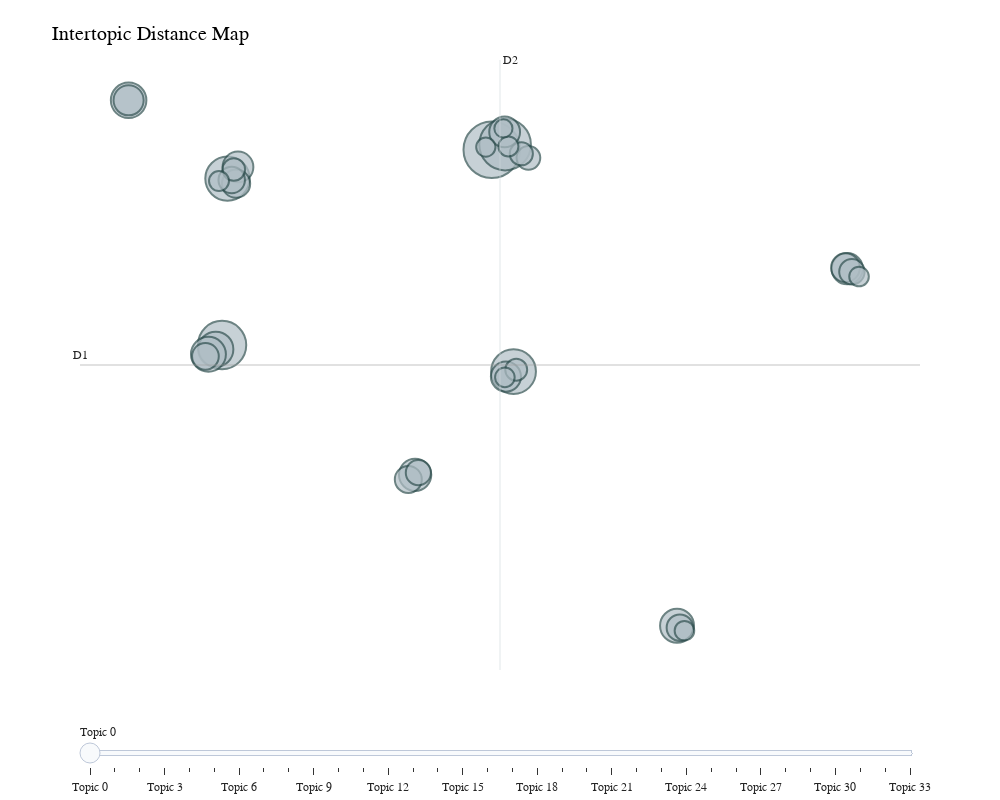

This figure's notebook cell:
### Code cell
# ------------------------------------------------------------
# Visualize intertopic distances
# (move this to a function)
# ------------------------------------------------------------

# N.B. UMAP (Uniform Manifold Approximation and Projection)
# used for dimensionality reduction. 
fig_2d = topic_model.visualize_topics(custom_labels=True)

# Update background and grid
fig_2d.update_layout(
    plot_bgcolor="white",
    paper_bgcolor="white",
    font_family="Arial",
    title={
        "text": f"Intertopic Distance Map<br><sup>{model_label}</sup>",
        "x": 0.15,
        "font": {"size": 20}
    },
    width=1000,
    height=800,
    xaxis=dict(
        showgrid=False,
        zeroline=True,
        showline=True,
        ticks="outside",
        title=None
    ),
    yaxis=dict(
        showgrid=False,
        zeroline=True,
        showline=True,
        ticks="outside",
        title=None
    ),
    legend=dict(
        orientation="h",
        yanchor="bottom",
        y=1.02,
        xanchor="center",
        x=0.5
    )
)
fig_2d.write_html("../outputs/intertopic_distance_map_2D.html")   

fig_2d.show()

### Figure 1 — Plotly figure (JSON) as saved in the notebook; plotly's stock layout.template omitted (floating-point values rounded to 4 significant figures)
{"data": [{"customdata": [[0, "safety | iosa | accidents | accident | audit", 233], [1, "security | information | smart security | passenger | screening", 194], [2, "settlement | billion | processed | bsp | cass", 170], [3, "charges | airport | airports | infrastructure | cost", 146], [4, "global | governments | important | board | great", 143], [5, "ndc | order | travel | retailing | distribution", 92], [6, "baggage | fast travel | fast | boarding | passengers", 90], [7, "e-freight | freight | e-awb | chain | supply chain", 89], [8, "saf | corsia | emissions | production | carbon", 84], [9, "regulation | rights | passenger rights | regulations | smarter", 76], [10, "markets | growth | load | premium | capacity", 71], [11, "covid-19 | health | testing | travel | pandemic", 69], [12, "tam | sia | mauritius | niugini | seychelles nui", 69], [13, "tax | taxes | taxation | government | tourism", 66], [14, "data | intelligence | consulting | cargois | solutions", 66], [15, "trade | growth | global | demand | freight", 60], [16, "commercial | jobs | people | economic | tourism", 58], [17, "unruly | mc99 | mp14 | passengers | incidents", 53], [18, "ceiv | lithium | batteries | dangerous | dangerous goods", 52], [19, "training | itdi | strategic | courses | partners", 51], [20, "emissions | carbon | environmental | fuel efficiency | technology", 51], [21, "profit | billion | net | profits | profitability", 47], [22, "slot | wsg | slots | airport | airport slot", 46], [23, " |  |  |  | ", 41], [24, "offices | box | somerset | office | north", 39], [25, "board | chair | southern | managing | calin rovinescu", 37], [26, "airspace | nextgen | traffic | navigation | management", 35], [27, "identity | id | digital | biometric | travel", 29], [28, "diversity | inclusion | diversity inclusion | female | gender", 29], [29, "ienva | waste | environmental | assessment | stage", 28], [30, "fuel | supply | fuel supply | fees | prices", 28], [31, "oil | barrel | prices | fuel | price", 28], [32, "isago | ground | audits | audit | ground operations", 27], [33, "domestic | travel | rpks | traffic | restrictions", 24]], "hovertemplate": "<b>Topic %{customdata[0]}</b><br>%{customdata[1]}<br>Size: %{customdata[2]}", "legendgroup": "", "marker": {"color": "#B0BEC5", "line": {"color": "DarkSlateGrey", "width": 2}, "size": [233, 194, 170, 146, 143, 92, 90, 89, 84, 76, 71, 69, 69, 66, 66, 60, 58, 53, 52, 51, 51, 47, 46, 41, 39, 37, 35, 29, 29, 28, 28, 28, 27, 24], "sizemode": "area", "sizeref": 0.1456, "symbol": "circle"}, "mode": "markers", "name": "", "orientation": "v", "showlegend": false, "type": "scatter", "x": [1.301, 1.744, -7.657, 2.024, -7.479, -10.76, -7.866, -8.111, 7.455, -1.245, 13.11, 1.729, -7.129, 1.771, -10.76, 13.05, -7.193, -1.472, -8.21, -7.338, 7.549, 13.26, -1.138, 2.518, 2.282, -7.268, 2.113, 1.854, -7.76, 7.7, 1.736, 13.5, 1.103, 1.688], "xaxis": "x", "y": [10.89, 11.15, 1.184, -0.1343, 9.454, 13.35, 0.9741, 0.7228, -12.77, -5.267, 4.975, 11.77, 10.03, -0.3862, 13.35, 5.027, 9.201, -5.494, 0.6216, 9.384, -12.86, 4.827, -5.16, 10.49, 10.69, 9.909, -0.04531, 11.05, 9.331, -13.01, -0.4218, 4.588, 11.02, 11.95], "yaxis": "y"}], "layout": {"annotations": [{"showarrow": false, "text": "D1", "x": -12.38, "y": 0.1912, "yshift": 10}, {"showarrow": false, "text": "D2", "x": 1.574, "xshift": 10, "y": 15.35}], "font": {"family": "Arial"}, "height": 800, "hoverlabel": {"bgcolor": "white", "font": {"family": "Rockwell", "size": 16}}, "legend": {"itemsizing": "constant", "orientation": "h", "tracegroupgap": 0, "x": 0.5, "xanchor": "center", "y": 1.02, "yanchor": "bottom"}, "margin": {"t": 60}, "paper_bgcolor": "white", "plot_bgcolor": "white", "shapes": [{"line": {"color": "#CFD8DC", "width": 2}, "type": "line", "x0": 1.574, "x1": 1.574, "y0": -14.97, "y1": 15.35}, {"line": {"color": "#9E9E9E", "width": 2}, "type": "line", "x0": -12.38, "x1": 15.52, "y0": 0.1912, "y1": 0.1912}], "sliders": [{"active": 0, "pad": {"t": 50}, "steps": [{"args": [{"marker.color": [["red", "#B0BEC5", "#B0BEC5", "#B0BEC5", "#B0BEC5", "#B0BEC5", "#B0BEC5", "#B0BEC5", "#B0BEC5", "#B0BEC5", "#B0BEC5", "#B0BEC5", "#B0BEC5", "#B0BEC5", "#B0BEC5", "#B0BEC5", "#B0BEC5", "#B0BEC5", "#B0BEC5", "#B0BEC5", "#B0BEC5", "#B0BEC5", "#B0BEC5", "#B0BEC5", "#B0BEC5", "#B0BEC5", "#B0BEC5", "#B0BEC5", "#B0BEC5", "#B0BEC5", "#B0BEC5", "#B0BEC5", "#B0BEC5", "#B0BEC5"]]}], "label": "Topic 0", "method": "update"}, {"args": [{"marker.color": [["#B0BEC5", "red", "#B0BEC5", "#B0BEC5", "#B0BEC5", "#B0BEC5", "#B0BEC5", "#B0BEC5", "#B0BEC5", "#B0BEC5", "#B0BEC5", "#B0BEC5", "#B0BEC5", "#B0BEC5", "#B0BEC5", "#B0BEC5", "#B0BEC5", "#B0BEC5", "#B0BEC5", "#B0BEC5", "#B0BEC5", "#B0BEC5", "#B0BEC5", "#B0BEC5", "#B0BEC5", "#B0BEC5", "#B0BEC5", "#B0BEC5", "#B0BEC5", "#B0BEC5", "#B0BEC5", "#B0BEC5", "#B0BEC5", "#B0BEC5"]]}], "label": "Topic 1", "method": "update"}, {"args": [{"marker.color": [["#B0BEC5", "#B0BEC5", "red", "#B0BEC5", "#B0BEC5", "#B0BEC5", "#B0BEC5", "#B0BEC5", "#B0BEC5", "#B0BEC5", "#B0BEC5", "#B0BEC5", "#B0BEC5", "#B0BEC5", "#B0BEC5", "#B0BEC5", "#B0BEC5", "#B0BEC5", "#B0BEC5", "#B0BEC5", "#B0BEC5", "#B0BEC5", "#B0BEC5", "#B0BEC5", "#B0BEC5", "#B0BEC5", "#B0BEC5", "#B0BEC5", "#B0BEC5", "#B0BEC5", "#B0BEC5", "#B0BEC5", "#B0BEC5", "#B0BEC5"]]}], "label": "Topic 2", "method": "update"}, {"args": [{"marker.color": [["#B0BEC5", "#B0BEC5", "#B0BEC5", "red", "#B0BEC5", "#B0BEC5", "#B0BEC5", "#B0BEC5", "#B0BEC5", "#B0BEC5", "#B0BEC5", "#B0BEC5", "#B0BEC5", "#B0BEC5", "#B0BEC5", "#B0BEC5", "#B0BEC5", "#B0BEC5", "#B0BEC5", "#B0BEC5", "#B0BEC5", "#B0BEC5", "#B0BEC5", "#B0BEC5", "#B0BEC5", "#B0BEC5", "#B0BEC5", "#B0BEC5", "#B0BEC5", "#B0BEC5", "#B0BEC5", "#B0BEC5", "#B0BEC5", "#B0BEC5"]]}], "label": "Topic 3", "method": "update"}, {"args": [{"marker.color": [["#B0BEC5", "#B0BEC5", "#B0BEC5", "#B0BEC5", "red", "#B0BEC5", "#B0BEC5", "#B0BEC5", "#B0BEC5", "#B0BEC5", "#B0BEC5", "#B0BEC5", "#B0BEC5", "#B0BEC5", "#B0BEC5", "#B0BEC5", "#B0BEC5", "#B0BEC5", "#B0BEC5", "#B0BEC5", "#B0BEC5", "#B0BEC5", "#B0BEC5", "#B0BEC5", "#B0BEC5", "#B0BEC5", "#B0BEC5", "#B0BEC5", "#B0BEC5", "#B0BEC5", "#B0BEC5", "#B0BEC5", "#B0BEC5", "#B0BEC5"]]}], "label": "Topic 4", "method": "update"}, {"args": [{"marker.color": [["#B0BEC5", "#B0BEC5", "#B0BEC5", "#B0BEC5", "#B0BEC5", "red", "#B0BEC5", "#B0BEC5", "#B0BEC5", "#B0BEC5", "#B0BEC5", "#B0BEC5", "#B0BEC5", "#B0BEC5", "#B0BEC5", "#B0BEC5", "#B0BEC5", "#B0BEC5", "#B0BEC5", "#B0BEC5", "#B0BEC5", "#B0BEC5", "#B0BEC5", "#B0BEC5", "#B0BEC5", "#B0BEC5", "#B0BEC5", "#B0BEC5", "#B0BEC5", "#B0BEC5", "#B0BEC5", "#B0BEC5", "#B0BEC5", "#B0BEC5"]]}], "label": "Topic 5", "method": "update"}, {"args": [{"marker.color": [["#B0BEC5", "#B0BEC5", "#B0BEC5", "#B0BEC5", "#B0BEC5", "#B0BEC5", "red", "#B0BEC5", "#B0BEC5", "#B0BEC5", "#B0BEC5", "#B0BEC5", "#B0BEC5", "#B0BEC5", "#B0BEC5", "#B0BEC5", "#B0BEC5", "#B0BEC5", "#B0BEC5", "#B0BEC5", "#B0BEC5", "#B0BEC5", "#B0BEC5", "#B0BEC5", "#B0BEC5", "#B0BEC5", "#B0BEC5", "#B0BEC5", "#B0BEC5", "#B0BEC5", "#B0BEC5", "#B0BEC5", "#B0BEC5", "#B0BEC5"]]}], "label": "Topic 6", "method": "update"}, {"args": [{"marker.color": [["#B0BEC5", "#B0BEC5", "#B0BEC5", "#B0BEC5", "#B0BEC5", "#B0BEC5", "#B0BEC5", "red", "#B0BEC5", "#B0BEC5", "#B0BEC5", "#B0BEC5", "#B0BEC5", "#B0BEC5", "#B0BEC5", "#B0BEC5", "#B0BEC5", "#B0BEC5", "#B0BEC5", "#B0BEC5", "#B0BEC5", "#B0BEC5", "#B0BEC5", "#B0BEC5", "#B0BEC5", "#B0BEC5", "#B0BEC5", "#B0BEC5", "#B0BEC5", "#B0BEC5", "#B0BEC5", "#B0BEC5", "#B0BEC5", "#B0BEC5"]]}], "label": "Topic 7", "method": "update"}, {"args": [{"marker.color": [["#B0BEC5", "#B0BEC5", "#B0BEC5", "#B0BEC5", "#B0BEC5", "#B0BEC5", "#B0BEC5", "#B0BEC5", "red", "#B0BEC5", "#B0BEC5", "#B0BEC5", "#B0BEC5", "#B0BEC5", "#B0BEC5", "#B0BEC5", "#B0BEC5", "#B0BEC5", "#B0BEC5", "#B0BEC5", "#B0BEC5", "#B0BEC5", "#B0BEC5", "#B0BEC5", "#B0BEC5", "#B0BEC5", "#B0BEC5", "#B0BEC5", "#B0BEC5", "#B0BEC5", "#B0BEC5", "#B0BEC5", "#B0BEC5", "#B0BEC5"]]}], "label": "Topic 8", "method": "update"}, {"args": [{"marker.color": [["#B0BEC5", "#B0BEC5", "#B0BEC5", "#B0BEC5", "#B0BEC5", "#B0BEC5", "#B0BEC5", "#B0BEC5", "#B0BEC5", "red", "#B0BEC5", "#B0BEC5", "#B0BEC5", "#B0BEC5", "#B0BEC5", "#B0BEC5", "#B0BEC5", "#B0BEC5", "#B0BEC5", "#B0BEC5", "#B0BEC5", "#B0BEC5", "#B0BEC5", "#B0BEC5", "#B0BEC5", "#B0BEC5", "#B0BEC5", "#B0BEC5", "#B0BEC5", "#B0BEC5", "#B0BEC5", "#B0BEC5", "#B0BEC5", "#B0BEC5"]]}], "label": "Topic 9", "method": "update"}, {"args": [{"marker.color": [["#B0BEC5", "#B0BEC5", "#B0BEC5", "#B0BEC5", "#B0BEC5", "#B0BEC5", "#B0BEC5", "#B0BEC5", "#B0BEC5", "#B0BEC5", "red", "#B0BEC5", "#B0BEC5", "#B0BEC5", "#B0BEC5", "#B0BEC5", "#B0BEC5", "#B0BEC5", "#B0BEC5", "#B0BEC5", "#B0BEC5", "#B0BEC5", "#B0BEC5", "#B0BEC5", "#B0BEC5", "#B0BEC5", "#B0BEC5", "#B0BEC5", "#B0BEC5", "#B0BEC5", "#B0BEC5", "#B0BEC5", "#B0BEC5", "#B0BEC5"]]}], "label": "Topic 10", "method": "update"}, {"args": [{"marker.color": [["#B0BEC5", "#B0BEC5", "#B0BEC5", "#B0BEC5", "#B0BEC5", "#B0BEC5", "#B0BEC5", "#B0BEC5", "#B0BEC5", "#B0BEC5", "#B0BEC5", "red", "#B0BEC5", "#B0BEC5", "#B0BEC5", "#B0BEC5", "#B0BEC5", "#B0BEC5", "#B0BEC5", "#B0BEC5", "#B0BEC5", "#B0BEC5", "#B0BEC5", "#B0BEC5", "#B0BEC5", "#B0BEC5", "#B0BEC5", "#B0BEC5", "#B0BEC5", "#B0BEC5", "#B0BEC5", "#B0BEC5", "#B0BEC5", "#B0BEC5"]]}], "label": "Topic 11", "method": "update"}, {"args": [{"marker.color": [["#B0BEC5", "#B0BEC5", "#B0BEC5", "#B0BEC5", "#B0BEC5", "#B0BEC5", "#B0BEC5", "#B0BEC5", "#B0BEC5", "#B0BEC5", "#B0BEC5", "#B0BEC5", "red", "#B0BEC5", "#B0BEC5", "#B0BEC5", "#B0BEC5", "#B0BEC5", "#B0BEC5", "#B0BEC5", "#B0BEC5", "#B0BEC5", "#B0BEC5", "#B0BEC5", "#B0BEC5", "#B0BEC5", "#B0BEC5", "#B0BEC5", "#B0BEC5", "#B0BEC5", "#B0BEC5", "#B0BEC5", "#B0BEC5", "#B0BEC5"]]}], "label": "Topic 12", "method": "update"}, {"args": [{"marker.color": [["#B0BEC5", "#B0BEC5", "#B0BEC5", "#B0BEC5", "#B0BEC5", "#B0BEC5", "#B0BEC5", "#B0BEC5", "#B0BEC5", "#B0BEC5", "#B0BEC5", "#B0BEC5", "#B0BEC5", "red", "#B0BEC5", "#B0BEC5", "#B0BEC5", "#B0BEC5", "#B0BEC5", "#B0BEC5", "#B0BEC5", "#B0BEC5", "#B0BEC5", "#B0BEC5", "#B0BEC5", "#B0BEC5", "#B0BEC5", "#B0BEC5", "#B0BEC5", "#B0BEC5", "#B0BEC5", "#B0BEC5", "#B0BEC5", "#B0BEC5"]]}], "label": "Topic 13", "method": "update"}, {"args": [{"marker.color": [["#B0BEC5", "#B0BEC5", "#B0BEC5", "#B0BEC5", "#B0BEC5", "#B0BEC5", "#B0BEC5", "#B0BEC5", "#B0BEC5", "#B0BEC5", "#B0BEC5", "#B0BEC5", "#B0BEC5", "#B0BEC5", "red", "#B0BEC5", "#B0BEC5", "#B0BEC5", "#B0BEC5", "#B0BEC5", "#B0BEC5", "#B0BEC5", "#B0BEC5", "#B0BEC5", "#B0BEC5", "#B0BEC5", "#B0BEC5", "#B0BEC5", "#B0BEC5", "#B0BEC5", "#B0BEC5", "#B0BEC5", "#B0BEC5", "#B0BEC5"]]}], "label": "Topic 14", "method": "update"}, {"args": [{"marker.color": [["#B0BEC5", "#B0BEC5", "#B0BEC5", "#B0BEC5", "#B0BEC5", "#B0BEC5", "#B0BEC5", "#B0BEC5", "#B0BEC5", "#B0BEC5", "#B0BEC5", "#B0BEC5", "#B0BEC5", "#B0BEC5", "#B0BEC5", "red", "#B0BEC5", "#B0BEC5", "#B0BEC5", "#B0BEC5", "#B0BEC5", "#B0BEC5", "#B0BEC5", "#B0BEC5", "#B0BEC5", "#B0BEC5", "#B0BEC5", "#B0BEC5", "#B0BEC5", "#B0BEC5", "#B0BEC5", "#B0BEC5", "#B0BEC5", "#B0BEC5"]]}], "label": "Topic 15", "method": "update"}, {"args": [{"marker.color": [["#B0BEC5", "#B0BEC5", "#B0BEC5", "#B0BEC5", "#B0BEC5", "#B0BEC5", "#B0BEC5", "#B0BEC5", "#B0BEC5", "#B0BEC5", "#B0BEC5", "#B0BEC5", "#B0BEC5", "#B0BEC5", "#B0BEC5", "#B0BEC5", "red", "#B0BEC5", "#B0BEC5", "#B0BEC5", "#B0BEC5", "#B0BEC5", "#B0BEC5", "#B0BEC5", "#B0BEC5", "#B0BEC5", "#B0BEC5", "#B0BEC5", "#B0BEC5", "#B0BEC5", "#B0BEC5", "#B0BEC5", "#B0BEC5", "#B0BEC5"]]}], "label": "Topic 16", "method": "update"}, {"args": [{"marker.color": [["#B0BEC5", "#B0BEC5", "#B0BEC5", "#B0BEC5", "#B0BEC5", "#B0BEC5", "#B0BEC5", "#B0BEC5", "#B0BEC5", "#B0BEC5", "#B0BEC5", "#B0BEC5", "#B0BEC5", "#B0BEC5", "#B0BEC5", "#B0BEC5", "#B0BEC5", "red", "#B0BEC5", "#B0BEC5", "#B0BEC5", "#B0BEC5", "#B0BEC5", "#B0BEC5", "#B0BEC5", "#B0BEC5", "#B0BEC5", "#B0BEC5", "#B0BEC5", "#B0BEC5", "#B0BEC5", "#B0BEC5", "#B0BEC5", "#B0BEC5"]]}], "label": "Topic 17", "method": "update"}, {"args": [{"marker.color": [["#B0BEC5", "#B0BEC5", "#B0BEC5", "#B0BEC5", "#B0BEC5", "#B0BEC5", "#B0BEC5", "#B0BEC5", "#B0BEC5", "#B0BEC5", "#B0BEC5", "#B0BEC5", "#B0BEC5", "#B0BEC5", "#B0BEC5", "#B0BEC5", "#B0BEC5", "#B0BEC5", "red", "#B0BEC5", "#B0BEC5", "#B0BEC5", "#B0BEC5", "#B0BEC5", "#B0BEC5", "#B0BEC5", "#B0BEC5", "#B0BEC5", "#B0BEC5", "#B0BEC5", "#B0BEC5", "#B0BEC5", "#B0BEC5", "#B0BEC5"]]}], "label": "Topic 18", "method": "update"}, {"args": [{"marker.color": [["#B0BEC5", "#B0BEC5", "#B0BEC5", "#B0BEC5", "#B0BEC5", "#B0BEC5", "#B0BEC5", "#B0BEC5", "#B0BEC5", "#B0BEC5", "#B0BEC5", "#B0BEC5", "#B0BEC5", "#B0BEC5", "#B0BEC5", "#B0BEC5", "#B0BEC5", "#B0BEC5", "#B0BEC5", "red", "#B0BEC5", "#B0BEC5", "#B0BEC5", "#B0BEC5", "#B0BEC5", "#B0BEC5", "#B0BEC5", "#B0BEC5", "#B0BEC5", "#B0BEC5", "#B0BEC5", "#B0BEC5", "#B0BEC5", "#B0BEC5"]]}], "label": "Topic 19", "method": "update"}, {"args": [{"marker.color": [["#B0BEC5", "#B0BEC5", "#B0BEC5", "#B0BEC5", "#B0BEC5", "#B0BEC5", "#B0BEC5", "#B0BEC5", "#B0BEC5", "#B0BEC5", "#B0BEC5", "#B0BEC5", "#B0BEC5", "#B0BEC5", "#B0BEC5", "#B0BEC5", "#B0BEC5", "#B0BEC5", "#B0BEC5", "#B0BEC5", "red", "#B0BEC5", "#B0BEC5", "#B0BEC5", "#B0BEC5", "#B0BEC5", "#B0BEC5", "#B0BEC5", "#B0BEC5", "#B0BEC5", "#B0BEC5", "#B0BEC5", "#B0BEC5", "#B0BEC5"]]}], "label": "Topic 20", "method": "update"}, {"args": [{"marker.color": [["#B0BEC5", "#B0BEC5", "#B0BEC5", "#B0BEC5", "#B0BEC5", "#B0BEC5", "#B0BEC5", "#B0BEC5", "#B0BEC5", "#B0BEC5", "#B0BEC5", "#B0BEC5", "#B0BEC5", "#B0BEC5", "#B0BEC5", "#B0BEC5", "#B0BEC5", "#B0BEC5", "#B0BEC5", "#B0BEC5", "#B0BEC5", "red", "#B0BEC5", "#B0BEC5", "#B0BEC5", "#B0BEC5", "#B0BEC5", "#B0BEC5", "#B0BEC5", "#B0BEC5", "#B0BEC5", "#B0BEC5", "#B0BEC5", "#B0BEC5"]]}], "label": "Topic 21", "method": "update"}, {"args": [{"marker.color": [["#B0BEC5", "#B0BEC5", "#B0BEC5", "#B0BEC5", "#B0BEC5", "#B0BEC5", "#B0BEC5", "#B0BEC5", "#B0BEC5", "#B0BEC5", "#B0BEC5", "#B0BEC5", "#B0BEC5", "#B0BEC5", "#B0BEC5", "#B0BEC5", "#B0BEC5", "#B0BEC5", "#B0BEC5", "#B0BEC5", "#B0BEC5", "#B0BEC5", "red", "#B0BEC5", "#B0BEC5", "#B0BEC5", "#B0BEC5", "#B0BEC5", "#B0BEC5", "#B0BEC5", "#B0BEC5", "#B0BEC5", "#B0BEC5", "#B0BEC5"]]}], "label": "Topic 22", "method": "update"}, {"args": [{"marker.color": [["#B0BEC5", "#B0BEC5", "#B0BEC5", "#B0BEC5", "#B0BEC5", "#B0BEC5", "#B0BEC5", "#B0BEC5", "#B0BEC5", "#B0BEC5", "#B0BEC5", "#B0BEC5", "#B0BEC5", "#B0BEC5", "#B0BEC5", "#B0BEC5", "#B0BEC5", "#B0BEC5", "#B0BEC5", "#B0BEC5", "#B0BEC5", "#B0BEC5", "#B0BEC5", "red", "#B0BEC5", "#B0BEC5", "#B0BEC5", "#B0BEC5", "#B0BEC5", "#B0BEC5", "#B0BEC5", "#B0BEC5", "#B0BEC5", "#B0BEC5"]]}], "label": "Topic 23", "method": "update"}, {"args": [{"marker.color": [["#B0BEC5", "#B0BEC5", "#B0BEC5", "#B0BEC5", "#B0BEC5", "#B0BEC5", "#B0BEC5", "#B0BEC5", "#B0BEC5", "#B0BEC5", "#B0BEC5", "#B0BEC5", "#B0BEC5", "#B0BEC5", "#B0BEC5", "#B0BEC5", "#B0BEC5", "#B0BEC5", "#B0BEC5", "#B0BEC5", "#B0BEC5", "#B0BEC5", "#B0BEC5", "#B0BEC5", "red", "#B0BEC5", "#B0BEC5", "#B0BEC5", "#B0BEC5", "#B0BEC5", "#B0BEC5", "#B0BEC5", "#B0BEC5", "#B0BEC5"]]}], "label": "Topic 24", "method": "update"}, {"args": [{"marker.color": [["#B0BEC5", "#B0BEC5", "#B0BEC5", "#B0BEC5", "#B0BEC5", "#B0BEC5", "#B0BEC5", "#B0BEC5", "#B0BEC5", "#B0BEC5", "#B0BEC5", "#B0BEC5", "#B0BEC5", "#B0BEC5", "#B0BEC5", "#B0BEC5", "#B0BEC5", "#B0BEC5", "#B0BEC5", "#B0BEC5", "#B0BEC5", "#B0BEC5", "#B0BEC5", "#B0BEC5", "#B0BEC5", "red", "#B0BEC5", "#B0BEC5", "#B0BEC5", "#B0BEC5", "#B0BEC5", "#B0BEC5", "#B0BEC5", "#B0BEC5"]]}], "label": "Topic 25", "method": "update"}, {"args": [{"marker.color": [["#B0BEC5", "#B0BEC5", "#B0BEC5", "#B0BEC5", "#B0BEC5", "#B0BEC5", "#B0BEC5", "#B0BEC5", "#B0BEC5", "#B0BEC5", "#B0BEC5", "#B0BEC5", "#B0BEC5", "#B0BEC5", "#B0BEC5", "#B0BEC5", "#B0BEC5", "#B0BEC5", "#B0BEC5", "#B0BEC5", "#B0BEC5", "#B0BEC5", "#B0BEC5", "#B0BEC5", "#B0BEC5", "#B0BEC5", "red", "#B0BEC5", "#B0BEC5", "#B0BEC5", "#B0BEC5", "#B0BEC5", "#B0BEC5", "#B0BEC5"]]}], "label": "Topic 26", "method": "update"}, {"args": [{"marker.color": [["#B0BEC5", "#B0BEC5", "#B0BEC5", "#B0BEC5", "#B0BEC5", "#B0BEC5", "#B0BEC5", "#B0BEC5", "#B0BEC5", "#B0BEC5", "#B0BEC5", "#B0BEC5", "#B0BEC5", "#B0BEC5", "#B0BEC5", "#B0BEC5", "#B0BEC5", "#B0BEC5", "#B0BEC5", "#B0BEC5", "#B0BEC5", "#B0BEC5", "#B0BEC5", "#B0BEC5", "#B0BEC5", "#B0BEC5", "#B0BEC5", "red", "#B0BEC5", "#B0BEC5", "#B0BEC5", "#B0BEC5", "#B0BEC5", "#B0BEC5"]]}], "label": "Topic 27", "method": "update"}, {"args": [{"marker.color": [["#B0BEC5", "#B0BEC5", "#B0BEC5", "#B0BEC5", "#B0BEC5", "#B0BEC5", "#B0BEC5", "#B0BEC5", "#B0BEC5", "#B0BEC5", "#B0BEC5", "#B0BEC5", "#B0BEC5", "#B0BEC5", "#B0BEC5", "#B0BEC5", "#B0BEC5", "#B0BEC5", "#B0BEC5", "#B0BEC5", "#B0BEC5", "#B0BEC5", "#B0BEC5", "#B0BEC5", "#B0BEC5", "#B0BEC5", "#B0BEC5", "#B0BEC5", "red", "#B0BEC5", "#B0BEC5", "#B0BEC5", "#B0BEC5", "#B0BEC5"]]}], "label": "Topic 28", "method": "update"}, {"args": [{"marker.color": [["#B0BEC5", "#B0BEC5", "#B0BEC5", "#B0BEC5", "#B0BEC5", "#B0BEC5", "#B0BEC5", "#B0BEC5", "#B0BEC5", "#B0BEC5", "#B0BEC5", "#B0BEC5", "#B0BEC5", "#B0BEC5", "#B0BEC5", "#B0BEC5", "#B0BEC5", "#B0BEC5", "#B0BEC5", "#B0BEC5", "#B0BEC5", "#B0BEC5", "#B0BEC5", "#B0BEC5", "#B0BEC5", "#B0BEC5", "#B0BEC5", "#B0BEC5", "#B0BEC5", "red", "#B0BEC5", "#B0BEC5", "#B0BEC5", "#B0BEC5"]]}], "label": "Topic 29", "method": "update"}, {"args": [{"marker.color": [["#B0BEC5", "#B0BEC5", "#B0BEC5", "#B0BEC5", "#B0BEC5", "#B0BEC5", "#B0BEC5", "#B0BEC5", "#B0BEC5", "#B0BEC5", "#B0BEC5", "#B0BEC5", "#B0BEC5", "#B0BEC5", "#B0BEC5", "#B0BEC5", "#B0BEC5", "#B0BEC5", "#B0BEC5", "#B0BEC5", "#B0BEC5", "#B0BEC5", "#B0BEC5", "#B0BEC5", "#B0BEC5", "#B0BEC5", "#B0BEC5", "#B0BEC5", "#B0BEC5", "#B0BEC5", "red", "#B0BEC5", "#B0BEC5", "#B0BEC5"]]}], "label": "Topic 30", "method": "update"}, {"args": [{"marker.color": [["#B0BEC5", "#B0BEC5", "#B0BEC5", "#B0BEC5", "#B0BEC5", "#B0BEC5", "#B0BEC5", "#B0BEC5", "#B0BEC5", "#B0BEC5", "#B0BEC5", "#B0BEC5", "#B0BEC5", "#B0BEC5", "#B0BEC5", "#B0BEC5", "#B0BEC5", "#B0BEC5", "#B0BEC5", "#B0BEC5", "#B0BEC5", "#B0BEC5", "#B0BEC5", "#B0BEC5", "#B0BEC5", "#B0BEC5", "#B0BEC5", "#B0BEC5", "#B0BEC5", "#B0BEC5", "#B0BEC5", "red", "#B0BEC5", "#B0BEC5"]]}], "label": "Topic 31", "method": "update"}, {"args": [{"marker.color": [["#B0BEC5", "#B0BEC5", "#B0BEC5", "#B0BEC5", "#B0BEC5", "#B0BEC5", "#B0BEC5", "#B0BEC5", "#B0BEC5", "#B0BEC5", "#B0BEC5", "#B0BEC5", "#B0BEC5", "#B0BEC5", "#B0BEC5", "#B0BEC5", "#B0BEC5", "#B0BEC5", "#B0BEC5", "#B0BEC5", "#B0BEC5", "#B0BEC5", "#B0BEC5", "#B0BEC5", "#B0BEC5", "#B0BEC5", "#B0BEC5", "#B0BEC5", "#B0BEC5", "#B0BEC5", "#B0BEC5", "#B0BEC5", "red", "#B0BEC5"]]}], "label": "Topic 32", "method": "update"}, {"args": [{"marker.color": [["#B0BEC5", "#B0BEC5", "#B0BEC5", "#B0BEC5", "#B0BEC5", "#B0BEC5", "#B0BEC5", "#B0BEC5", "#B0BEC5", "#B0BEC5", "#B0BEC5", "#B0BEC5", "#B0BEC5", "#B0BEC5", "#B0BEC5", "#B0BEC5", "#B0BEC5", "#B0BEC5", "#B0BEC5", "#B0BEC5", "#B0BEC5", "#B0BEC5", "#B0BEC5", "#B0BEC5", "#B0BEC5", "#B0BEC5", "#B0BEC5", "#B0BEC5", "#B0BEC5", "#B0BEC5", "#B0BEC5", "#B0BEC5", "#B0BEC5", "red"]]}], "label": "Topic 33", "method": "update"}]}], "title": {"font": {"color": "Black", "size": 20}, "text": "Intertopic Distance Map<br><sup></sup>", "x": 0.15, "xanchor": "center", "y": 0.95, "yanchor": "top"}, "width": 1000, "xaxis": {"anchor": "y", "domain": [0, 1], "range": [-12.38, 15.52], "showgrid": false, "showline": true, "ticks": "outside", "title": {}, "visible": false, "zeroline": true}, "yaxis": {"anchor": "x", "domain": [0, 1], "range": [-14.97, 15.35], "showgrid": false, "showline": true, "ticks": "outside", "title": {}, "visible": false, "zeroline": true}}}
